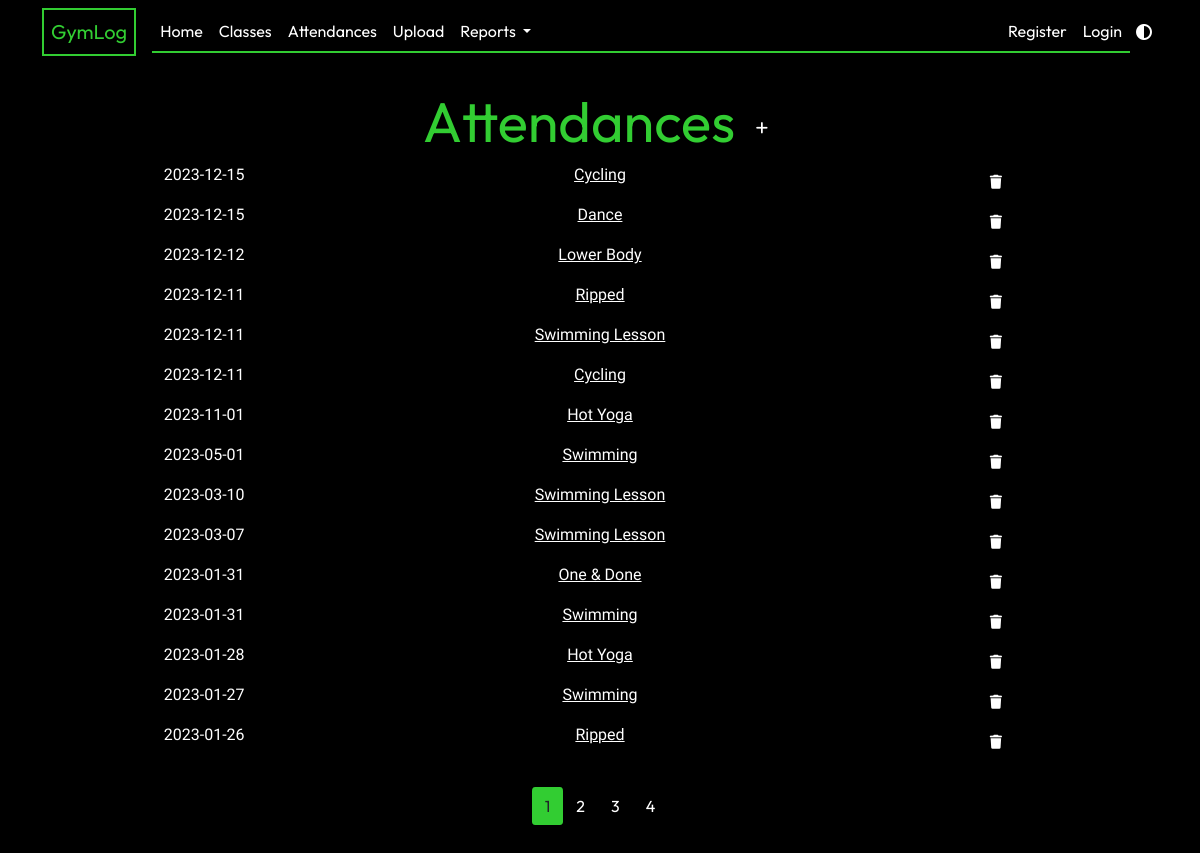
Screenshot of /attendances with the database file from the repository.
### app/models.py (models this page shows, shortened)
class Attendance(db.Model):
    id = db.Column(db.Integer, primary_key=True)
    class_id = db.Column(db.Integer, db.ForeignKey("gym_class.id"), nullable=False)
    date_attended = db.Column(db.Date, nullable=False, default=date.today)

class GymClass(db.Model):
    id = db.Column(db.Integer, primary_key=True)
    name = db.Column(db.String(20), unique=True, nullable=False)
    class_type = db.Column(db.String(3), default="Workout")
    attendance_list = db.relationship("Attendance", backref="class_taken", lazy=True)

### app/attendances/routes.py (the view)
@attendances.route("/attendances")
def show_attendances():
    page = request.args.get("page", 1, type=int)
    attendance_list = Attendance.query.order_by(
        Attendance.date_attended.desc()
    ).paginate(page=page, per_page=15)
    return render_template(
        "attendances.html", title="Attendances", attendance_list=attendance_list
    )

### app/templates/attendances.html (shortened to what this page needs)
{% extends "layout.html" %} {% block content %}
<div class="text-center mt-2">
  <h1 class="display-4">
    Attendances
    <a
      href="{{ url_for('attendances.new_attendance') }}"
      class="btn btn-sm btn-add"
      ><i class="fa-solid fa-plus"></i
    ></a>
  </h1>
</div>
<div class="row text-center">
  {% for a in attendance_list %}
  <div class="col-2">
    <p>{{ a.date_attended.strftime('%Y-%m-%d') }}</p>
  </div>
  <div class="col-8">
    <p>
      <a
        class="class-link"
        href="{{ url_for('classes.show_class', class_id=a.class_id) }}"
        >{{ a.class_taken.name }}</a
      >
    </p>
  </div>
  <div class="col-2">
    <button
      type="button"
      class="btn btn-other btn-sm m-1"
      data-bs-toggle="modal"
      data-bs-target="#deleteModal">
      <i class="fa-solid fa-trash"></i>
    </button>
  </div>
  {% endfor %}
</div>
<nav class="mt-4">
  <ul class="pagination justify-content-center">
    {% for page_num in attendance_list.iter_pages(left_edge=1, right_edge=1,
    left_current=1, right_current=2) %} {% if page_num %} {% if
    attendance_list.page == page_num %}
    <li>
      <a
        class="btn btn-current mb-4"
        href="{{ url_for('attendances.show_attendances', page=page_num) }}"
        >{{ page_num }}</a
      >
    </li>
    {% else %}
    <li>
      <a
        class="btn btn-other mb-4"
        href="{{ url_for('attendances.show_attendances', page=page_num) }}"
        >{{ page_num }}</a
      >
    </li>
    {% endif %} {% else %} ... {% endif %} {% endfor %}
  </ul>
</nav>
{% endblock content %}

### app/static/main.css (style rules this page uses)
:root { --primary-color: black; --secondary-color: white; --accent-color: #32cd32; --typewriter-speed: 2s; --typewriter-chars: 17; }
body { background-color: var(--primary-color); color: var(--secondary-color); margin: 0; min-height: 100vh; font-family: "Roboto"; }
h1, h2, h3, h4 { color: var(--accent-color); font-family: Outfit; }
nav { font-family: Outfit; }
.btn-current { background-color: var(--accent-color); border-radius: 10% 10%; }
.btn-other { background-color: transparent; color: var(--secondary-color); }
.btn-add { background-color: transparent; color: var(--secondary-color); border-radius: 50%; }
.class-link { color: var(--secondary-color); }

### rows the page displays
Attendance: date_attended "2023-12-15", class_taken.name "Cycling"
Attendance: date_attended "2023-12-15", class_taken.name "Dance"
Attendance: date_attended "2023-12-12", class_taken.name "Lower Body"
Attendance: date_attended "2023-12-11", class_taken.name "Ripped"
Attendance: date_attended "2023-12-11", class_taken.name "Swimming Lesson"
Attendance: date_attended "2023-12-11", class_taken.name "Cycling"
Attendance: date_attended "2023-11-01", class_taken.name "Hot Yoga"
Attendance: date_attended "2023-05-01", class_taken.name "Swimming"
Attendance: date_attended "2023-03-10", class_taken.name "Swimming Lesson"
Attendance: date_attended "2023-03-07", class_taken.name "Swimming Lesson"
Attendance: date_attended "2023-01-31", class_taken.name "One & Done"
Attendance: date_attended "2023-01-31", class_taken.name "Swimming"
Attendance: date_attended "2023-01-28", class_taken.name "Hot Yoga"
Attendance: date_attended "2023-01-27", class_taken.name "Swimming"
Attendance: date_attended "2023-01-26", class_taken.name "Ripped"

### other values shown
{{ page_num }} "1"
{{ page_num }} "2" "3" "4"
